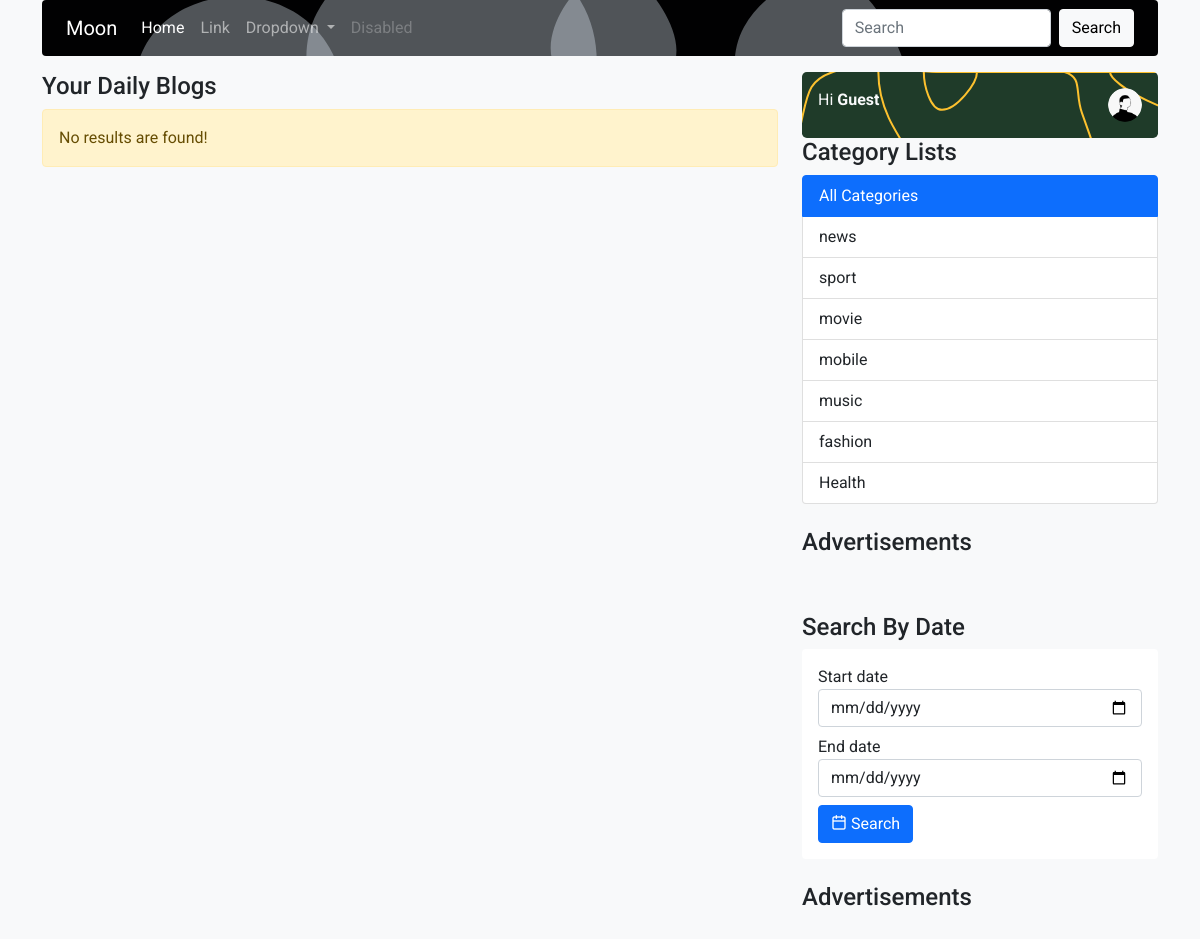
/searchByDate.php, run on the app's committed database.
### tables this page shows
CREATE TABLE `category` (
  `id` int(11) NOT NULL,
  `title` varchar(255) NOT NULL,
  `color` varchar(255) NOT NULL,
  `ordering` int(11) DEFAULT NULL,
  `user_id` int(11) NOT NULL,
  `created_at` timestamp NOT NULL DEFAULT current_timestamp()
);

### core/base.php (called while the page is built, shortened)
<?php
function conn (){
    return mysqli_connect("localhost","root","","blog");
 }
$url = "http://{$_SERVER['HTTP_HOST']}/sample_blog/";

### frontSideBar.php (the view, shortened to what this page needs)
<div class="col-12 col-md-4">
            <div class="front-panel">
            <div class="card clearfix">
                <div class="card-body rounded-3" id="fsideBar">
                 <?php if(isset($_SESSION['user']['id'])){ ?>
                    <div class="float-start">
                 <p class="mb-0 text-light text-capitalize text-center"> Hi <b><?php echo $_SESSION['user']['name'] ?></b> </p>
                 </div>
                 <a href="<?php echo $url?>dashboard.php" class="float-end">
                 <img  src="<?php echo $url?>assets/img/profile/<?php echo $_SESSION['user']['photo']?>" alt="" class="user-img ">
                </a>
                 <?php }else{?>
                    <div class="float-start">
                    <p class="mb-0 text-light text-center"> Hi <b>Guest</b> </p>
                    </div>
                    <a href="<?php echo $url?>register.php" class="float-end">
                    <img  src="<?php echo $url?>assets/img/profile/gust.png" alt="" class="user-img ">
                   </a>
                 <?php }?>
                </div>
            </div>
            <h4>Category Lists</h4>
            <div class="list-group mb-4">
            <a href="index.php" class="list-group-item list-group-item-action <?php echo isset($_GET['category_id'])?'':'active' ?>">All Categories</a>
                <?php foreach(fCategories() as $key=>$value){ ?>
                <a href="categoryBase_post.php?category_id=<?php echo $value['id']?>" class="list-group-item list-group-item-action <?php echo isset($_GET['category_id'])? ($_GET['category_id']==$value['id']?'active':''):'' ?>">
                <?php echo $value['title'] ?></a>
                <?php } ?>
            </div>
            <div class="mb-4">
            <h4>Advertisements</h4>
            </div>
            <div class="mb-4">
                <h4>Search By Date</h4>
                <div class="card">
                    <div class="card-body">
                    <form action="searchByDate.php" method="post" >
                        <div class="form-group mb-2">
                        <label for="">Start date</label>
                        <input type="date" class="form-control" name="start">
                        </div>
                        <div class="form-group mb-2">
                        <label for="">End date</label>
                        <input type="date" class="form-control" name="end">
                        </div>
                        <button class="btn btn-primary">
                            <i class="feather-calendar"></i>
                            Search
                        </button>
                    </form>
                    </div>
                </div>
            </div>
            <div class="mb-4">
            <h4>Advertisements</h4>
            </div>
            </div>
        </div>

### assets/css/style.css (style rules this page uses)
* { font-family: 'Roboto', sans-serif; }
:root { --primary-soft: #f3f3f3; --white: #f8f9fa; }
.user-img { width: 34px; height: 34px; border-radius: 50%; }
.card { border: none; }
.front-panel { position: sticky; top: 15px; }
.clearfix { clear: both; }

### data on the page
category: title "news"
category: title "sport"
category: title "movie"
category: title "mobile"
category: title "music"
category: title "fashion"
category: title "Health"

### other printed values
$data "No results are found!"
